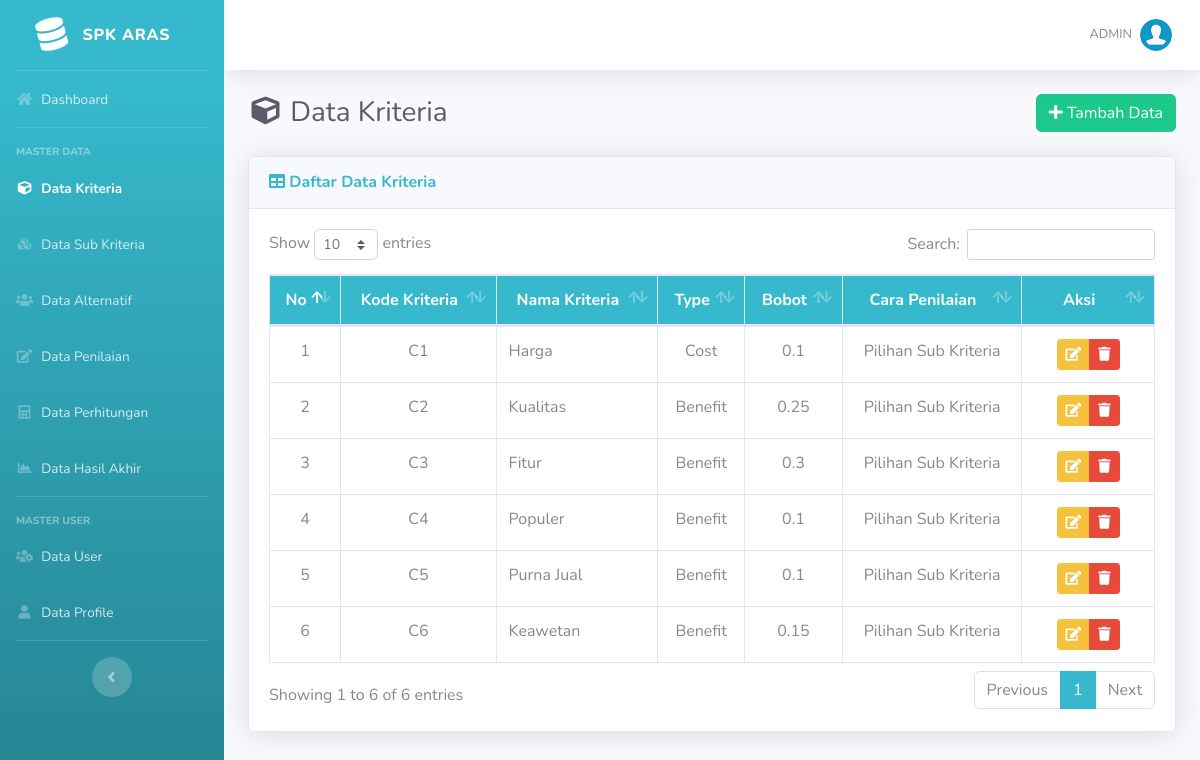
The page /SPK-ARAS-NATIVE/list-kriteria.php (signed in) on the database its author committed.
### tables this page shows
CREATE TABLE IF NOT EXISTS `kriteria` (
  `id_kriteria` int(11) NOT NULL,
  `kode_kriteria` varchar(10) NOT NULL,
  `nama` varchar(50) NOT NULL,
  `type` enum('Benefit','Cost') NOT NULL,
  `bobot` float NOT NULL,
  `ada_pilihan` tinyint(1) DEFAULT NULL
);

### SPK-ARAS-NATIVE/includes/functions.php (called while the page is built, shortened)
<?php
function get_role() {
	if(isset($_SESSION['user_id']) && isset($_SESSION['role'])) {
		if($_SESSION['role'] == '1') {
			return 'admin';
		} else {
			return 'user';
		}
	} else {
		return false;
	}
}
?>

### SPK-ARAS-NATIVE/list-kriteria.php (the view, shortened to what this page needs)
<?php
require_once('includes/init.php');
$page = "Kriteria";
require_once('template/header.php');
?>
<div class="d-sm-flex align-items-center justify-content-between mb-4">
    <h1 class="h3 mb-0 text-gray-800"><i class="fas fa-fw fa-cube"></i> Data Kriteria</h1>
    <a href="tambah-kriteria.php" class="btn btn-success"> <i class="fa fa-plus"></i> Tambah Data </a>
</div>
<div class="card shadow mb-4">
    <div class="card-header py-3">
        <h6 class="m-0 font-weight-bold text-info"><i class="fa fa-table"></i> Daftar Data Kriteria</h6>
    </div>
    <div class="card-body">
		<div class="table-responsive">
			<table class="table table-bordered" id="dataTable" width="100%" cellspacing="0">
				<thead class="bg-info text-white">
					<tr align="center">
						<th>No</th>
						<th>Kode Kriteria</th>
						<th>Nama Kriteria</th>
						<th>Type</th>
						<th>Bobot</th>
						<th>Cara Penilaian</th>
						<th width="15%">Aksi</th>
					</tr>
				</thead>
				<tbody>
				<?php
				$no = 1;
				$query = mysqli_query($koneksi,"SELECT * FROM kriteria ORDER BY kode_kriteria ASC");
				while($data = mysqli_fetch_array($query)):
				?>
					<tr align="center">
						<td><?php echo $no; ?></td>
						<td><?php echo $data['kode_kriteria']; ?></td>
						<td align="left"><?php echo $data['nama']; ?></td>
						<td><?php echo $data['type']; ?></td>
						<td><?php echo $data['bobot']; ?></td>
						<td><?php echo ($data['ada_pilihan']) ? 'Pilihan Sub Kriteria': 'Input Langsung'; ?></td>
						<td>
							<div class="btn-group" role="group">
								<a data-toggle="tooltip" data-placement="bottom" title="Edit Data" href="edit-kriteria.php?id=<?php echo $data['id_kriteria']; ?>" class="btn btn-warning btn-sm"><i class="fa fa-edit"></i></a>
								<a  data-toggle="tooltip" data-placement="bottom" title="Hapus Data" href="hapus-kriteria.php?id=<?php echo $data['id_kriteria']; ?>" onclick="return confirm ('Apakah anda yakin untuk meghapus data ini')" class="btn btn-danger btn-sm"><i class="fa fa-trash"></i></a>
							</div>
						</td>
					</tr>
					<?php
					$no++;
					endwhile; ?>
				</tbody>
			</table>
		</div>
	</div>
</div>
<?php
require_once('template/footer.php');
?>

### SPK-ARAS-NATIVE/template/header.php (shortened to what this page needs)
<!DOCTYPE html>
<html lang="en">
<head>
  <link href="assets/vendor/fontawesome-free/css/all.min.css" rel="stylesheet" type="text/css">
  <link href="assets/css/sb-admin-2.min.css" rel="stylesheet">
  <link href="assets/vendor/datatables/dataTables.bootstrap4.min.css" rel="stylesheet">
</head>
<body id="page-top">
  <div id="wrapper">
    <ul class="navbar-nav bg-gradient-info sidebar sidebar-dark accordion" id="accordionSidebar">
      <a class="sidebar-brand d-flex align-items-center justify-content-center" href="index.php">
        <div class="sidebar-brand-icon rotate-n-15">
          <i class="fas fa-database"></i>
        </div>
        <div class="sidebar-brand-text mx-3">SPK ARAS</div>
      </a>
      <hr class="sidebar-divider my-0">
      <li class="nav-item <?php if($page == "Dashboard"){echo "active";} ?>">
        <a class="nav-link" href="index.php">
          <i class="fas fa-fw fa-home"></i>
          <span>Dashboard</span></a>
      </li>
	  <?php
	  $user_role = get_role();
	  if($user_role == 'admin') {
	  ?>
      <hr class="sidebar-divider">
      <div class="sidebar-heading">
        Master Data
      </div>
	  <li class="nav-item <?php if($page == "Kriteria"){echo "active";} ?>">
        <a class="nav-link" href="list-kriteria.php">
          <i class="fas fa-fw fa-cube"></i>
          <span>Data Kriteria</span></a>
      </li>
	  <li class="nav-item <?php if($page == "Sub Kriteria"){echo "active";} ?>">
        <a class="nav-link" href="list-sub-kriteria.php">
          <i class="fas fa-fw fa-cubes"></i>
          <span>Data Sub Kriteria</span></a>
      </li>
	  <li class="nav-item <?php if($page == "Alternatif"){echo "active";} ?>">
        <a class="nav-link" href="list-alternatif.php">
          <i class="fas fa-fw fa-users"></i>
          <span>Data Alternatif</span></a>
      </li>
	  <li class="nav-item <?php if($page == "Penilaian"){echo "active";} ?>">
        <a class="nav-link" href="list-penilaian.php">
          <i class="fas fa-fw fa-edit"></i>
          <span>Data Penilaian</span></a>
      </li>
	  <li class="nav-item <?php if($page == "Perhitungan"){echo "active";} ?>">
        <a class="nav-link" href="perhitungan.php">
          <i class="fas fa-fw fa-calculator"></i>
          <span>Data Perhitungan</span></a>
      </li>
	  <li class="nav-item <?php if($page == "Hasil"){echo "active";} ?>">
        <a class="nav-link" href="hasil.php">
          <i class="fas fa-fw fa-chart-area"></i>
          <span>Data Hasil Akhir</span></a>
      </li>
      <hr class="sidebar-divider">
      <div class="sidebar-heading">
        Master User
      </div>
	  <li class="nav-item <?php if($page == "User"){echo "active";} ?>">
        <a class="nav-link" href="list-user.php">
          <i class="fas fa-fw fa-users-cog"></i>
          <span>Data User</span></a>
      </li>
	  <li class="nav-item <?php if($page == "Profile"){echo "active";} ?>">
        <a class="nav-link" href="list-profile.php">
          <i class="fas fa-fw fa-user"></i>
          <span>Data Profile</span></a>
      </li>
	  <?php
	  }
	  ?>
      <hr class="sidebar-divider d-none d-md-block">
      <div class="text-center d-none d-md-inline">
        <button class="rounded-circle border-0" id="sidebarToggle"></button>
      </div>
    </ul>
    <div id="content-wrapper" class="d-flex flex-column">
      <div id="content">
        <nav class="navbar navbar-expand navbar-light bg-white topbar mb-4 static-top shadow">
          <ul class="navbar-nav ml-auto">
            <li class="nav-item dropdown no-arrow">
              <a class="nav-link dropdown-toggle" href="#" id="userDropdown" role="button" data-toggle="dropdown" aria-haspopup="true" aria-expanded="false">
                <span class="text-uppercase mr-2 d-none d-lg-inline text-gray-600 small">
					<?php
					echo $_SESSION['username'];
					?>
				</span>
                <img class="img-profile rounded-circle" src="assets/img/user.png">
              </a>
            </li>
          </ul>
        </nav>
		<div class="container-fluid">

### SPK-ARAS-NATIVE/template/footer.php (shortened to what this page needs)
</div>
</div>
</div>
</body>
</html>

### rows shown on the page
kriteria: kode_kriteria "C1", nama "Harga", type "Cost", bobot "0.1", ada_pilihan "Pilihan Sub Kriteria"
kriteria: kode_kriteria "C2", nama "Kualitas", type "Benefit", bobot "0.25", ada_pilihan "Pilihan Sub Kriteria"
kriteria: kode_kriteria "C3", nama "Fitur", type "Benefit", bobot "0.3", ada_pilihan "Pilihan Sub Kriteria"
kriteria: kode_kriteria "C4", nama "Populer", type "Benefit", bobot "0.1", ada_pilihan "Pilihan Sub Kriteria"
kriteria: kode_kriteria "C5", nama "Purna Jual", type "Benefit", bobot "0.1", ada_pilihan "Pilihan Sub Kriteria"
kriteria: kode_kriteria "C6", nama "Keawetan", type "Benefit", bobot "0.15", ada_pilihan "Pilihan Sub Kriteria"

### other values the page prints
$_SESSION['username'] "ADMIN"
